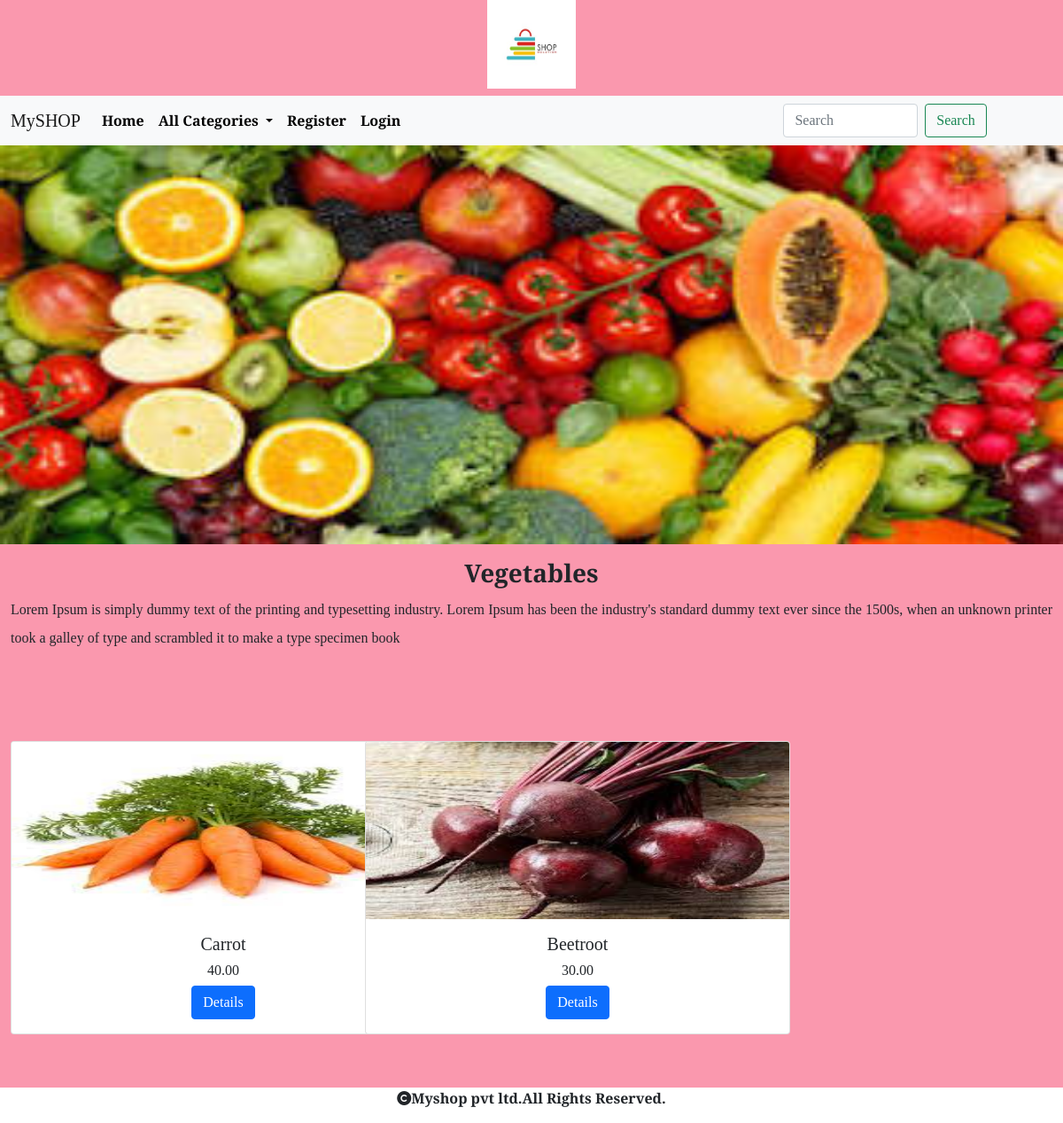
Page /allprod/Vegetables on the committed database.
### shop/models.py (models this page shows, shortened)
class Category(models.Model):
    name = models.CharField(max_length=20)
    desc = models.TextField()
    image = models.ImageField(upload_to="images/category", null=True, blank=True)

class Product(models.Model):
    name = models.CharField(max_length=20)
    desc = models.TextField()
    image = models.ImageField(upload_to="images/product", null=True, blank=True)
    price=models.DecimalField(max_digits=10,decimal_places=2)
    category=models.ForeignKey(Category,on_delete=models.CASCADE)
    stock=models.IntegerField()
    available=models.BooleanField(default=True)
    created=models.DateTimeField(auto_now_add=True)
    updated=models.DateTimeField(auto_now=True)

### shop/views.py (the view)
# urls.py: path('allprod/<p>',views.allproducts,name="allprod"),
def allproducts(request,p):
    c=Category.objects.get(name=p)
    p=Product.objects.filter(category=c)
    return render(request,'product.html',{'c':c,'p':p})

### cart/context_processors.py (called while the page is built)
def total(request):
    item_count=0
    if request.user:
        u=request.user
        try:
            cart=Cart.objects.filter(user=u)
            for i in cart:
                item_count+=i.quantity
        except:
            item_count=0
    return {'count':item_count}

### shop/context_processors.py (called while the page is built)
def menu_links(request):
    c=Category.objects.all()
    return {'links':c}

### templates/product.html
{% extends 'base.html' %}
{% load static %}
{% block content %}
<div>
    <img src="{{c.image.url}}" height="450px" width="100%">
</div>
<div class="container-fluid mt-3" style="margin-bottom:100px;">
    <h3 class="text-center fw-bold">{{c.name}}</h3>
    <p style="text-align:justify;line-height:2;">{{c.desc}}</p>
</div>
<div class="container-fluid mt-3" style="margin-bottom:100px;">
<div class="row">
    {% for i in p %}
    <div class="col-sm-4">
        <div class="card" style="width: 30rem;">
  <img src="{{i.image.url}}" height="200px" width="100%" class="card-img-top" alt="...">
  <div class="card-body">
    <h5 class="card-title text-center">{{i.name}}</h5>
       <h6 class="card-title text-center">{{i.price}}</h6>
    <a href="{% url 'shop:detail' i.name %}" style="position:relative;left:42%;" class="btn btn-primary">Details</a>
  </div>
</div>
    </div>{% endfor %}
</div>
</div>
{% endblock %}

### static/css/style.css (style rules this page uses)
body { font-family: "Slabo 27px", serif; font-weight: 400; font-style: normal; background-color:#fa98ae; }

### rows in the picture
Category: image (picture), name "Vegetables", desc "Lorem Ipsum is simply dummy text of the printing and typesetting industry. Lorem Ipsum has been the industry's standard dummy text ever since the 1500s, when an unknown printer took a galley of type and scrambled it to make a type specimen book"
Product: image (picture), name "Carrot", price "40.00"
Product: image (picture), name "Beetroot", price "30.00"
